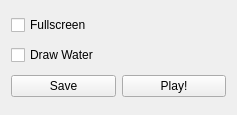
<?xml version="1.0" encoding="UTF-8"?>
<ui version="4.0">
 <class>Form</class>
 <widget class="QWidget" name="Form">
  <property name="geometry">
   <rect>
    <x>0</x>
    <y>0</y>
    <width>237</width>
    <height>115</height>
   </rect>
  </property>
  <property name="windowTitle">
   <string>JRPG Launcher</string>
  </property>
  <layout class="QGridLayout" name="gridLayout">
   <item row="0" column="0">
    <widget class="QCheckBox" name="fs_cb">
     <property name="text">
      <string>Fullscreen</string>
     </property>
    </widget>
   </item>
   <item row="1" column="0">
    <widget class="QCheckBox" name="wat_cb">
     <property name="text">
      <string>Draw Water</string>
     </property>
    </widget>
   </item>
   <item row="2" column="0">
    <widget class="QPushButton" name="btn_save">
     <property name="text">
      <string>Save</string>
     </property>
    </widget>
   </item>
   <item row="2" column="1">
    <widget class="QPushButton" name="btn_launch">
     <property name="text">
      <string>Play!</string>
     </property>
    </widget>
   </item>
  </layout>
 </widget>
 <resources/>
 <connections/>
</ui>
